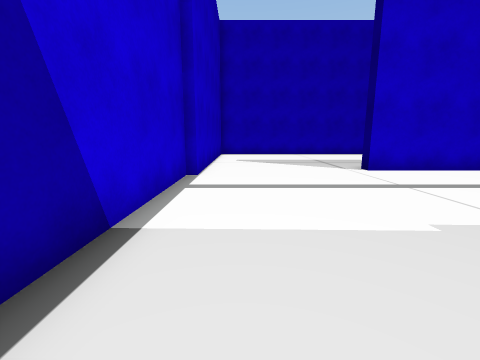
[1] (above)

23 first-person views from a walk through a Unity game level. The camera is 1.2 m above the floor, tilts 10° down and sees 90° across. The floor is counted in squares, 1.03 m on a side. Each view is taken from the middle of a square. On the plan, view 1 faces up. The plan holds only what a view shows up to about 12 squares ahead; the rest is blank. The place goes on beyond the plan. The player character is not drawn.

[2]
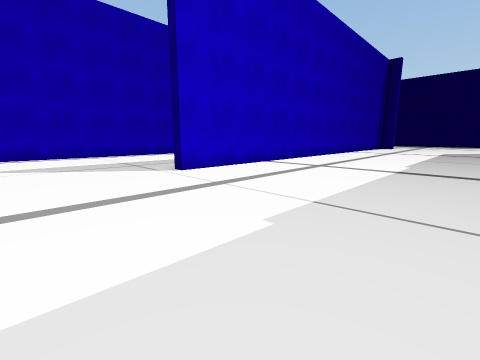

[3]
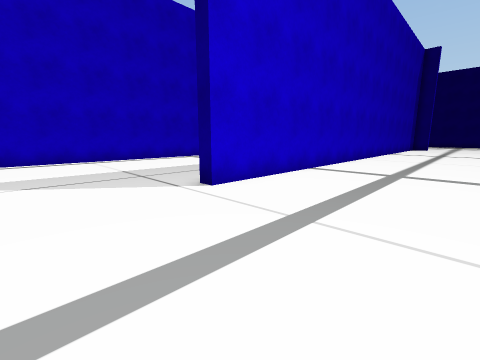

[4]
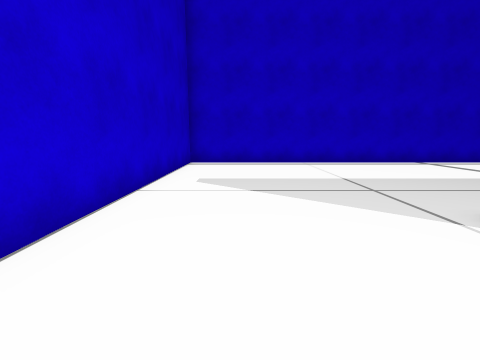

[5]
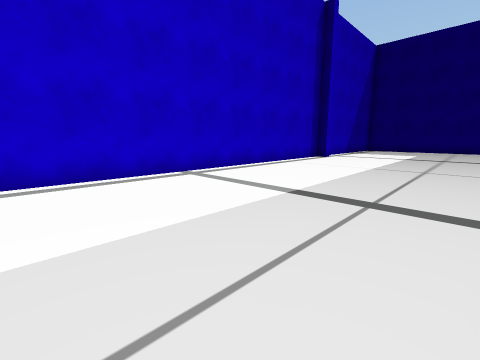

[6]
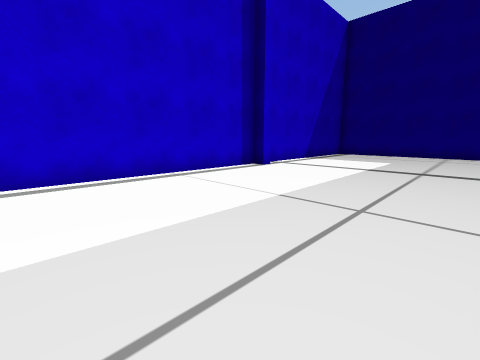

[7]
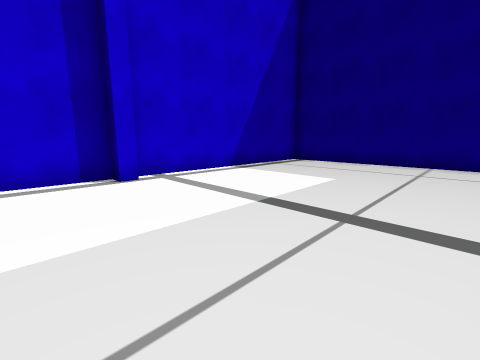

[8]
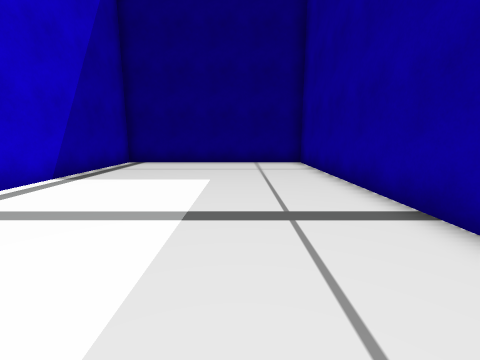

[9]
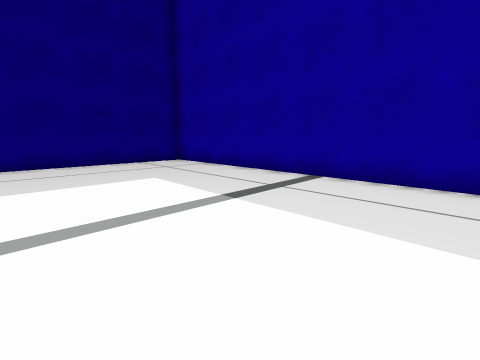

[10]
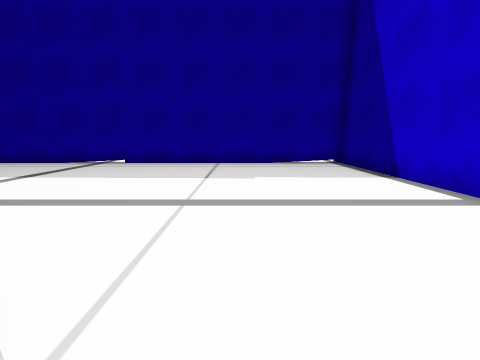

[11]
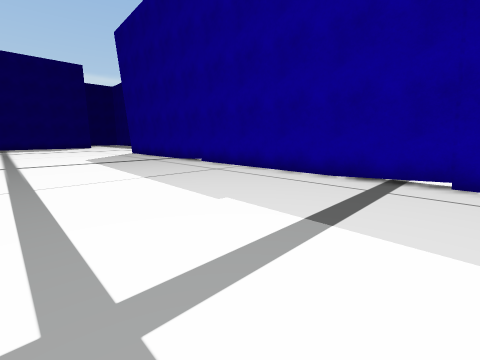

[12]
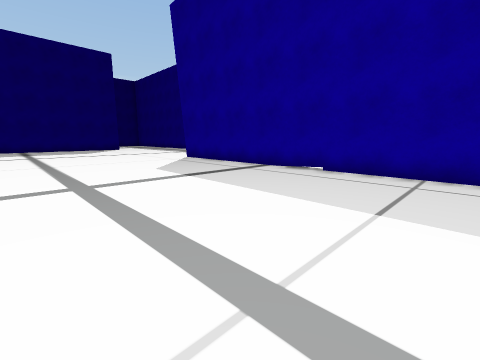

[13]
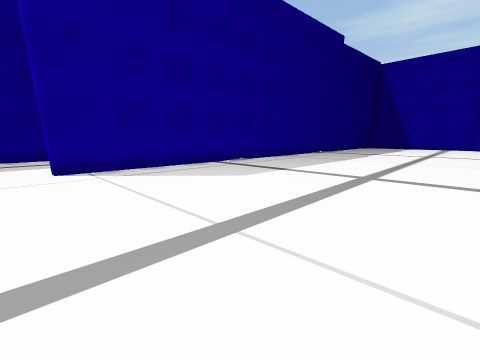

[14]
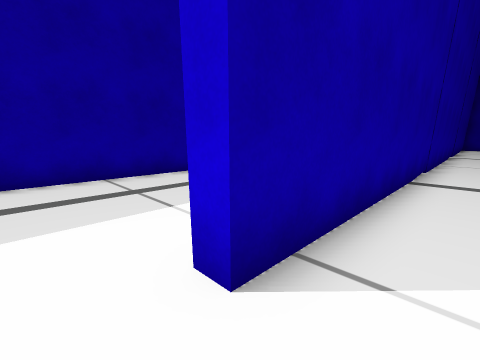

[15]
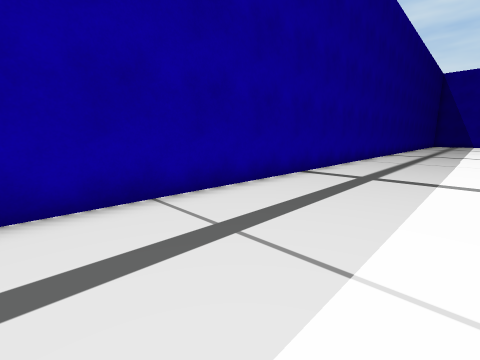

[16]
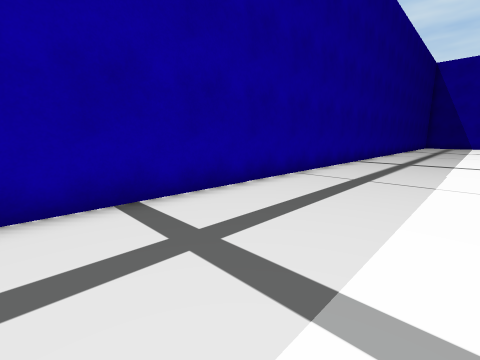

[17]
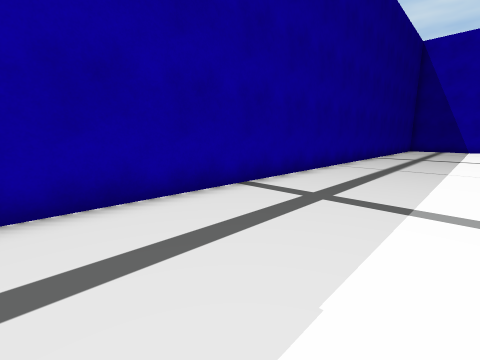

[18]
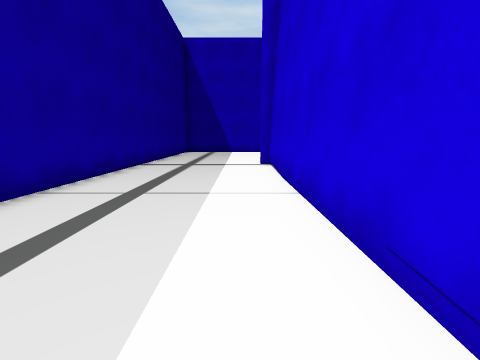

[19]
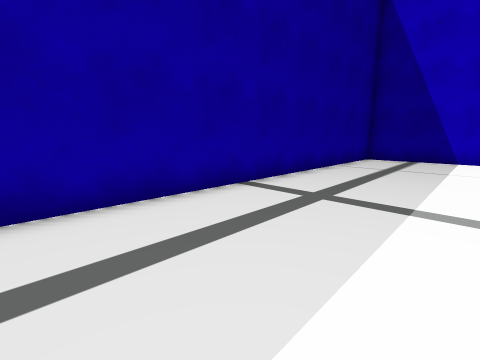

[20]
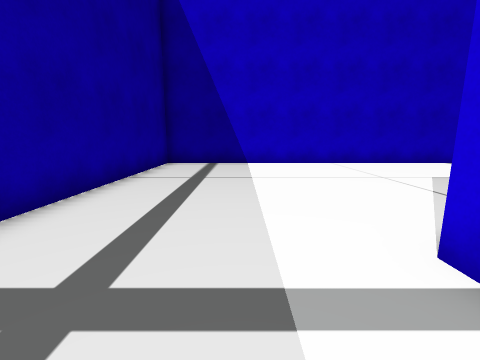

[21]
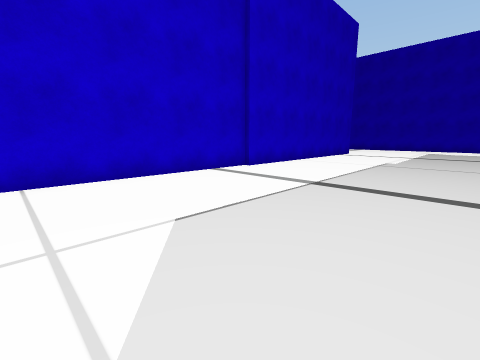

[22]
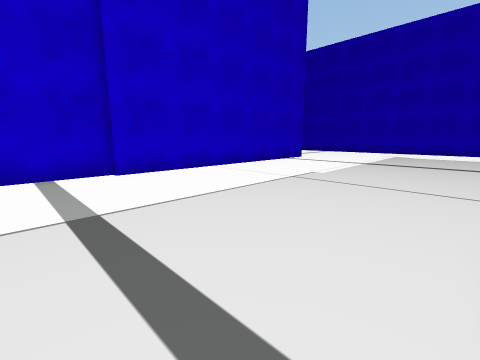

[23]
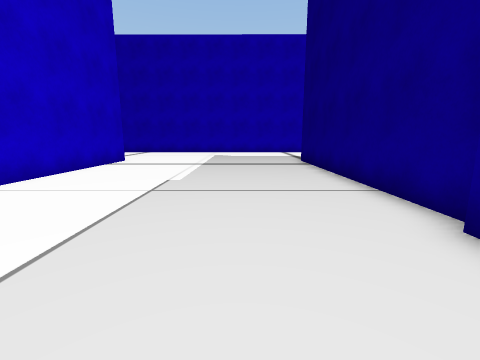

### Floor plan
Points are (right, up) in squares from view 1. A wall is a line through its corners. A room is listed if a view was taken in it or the views show most of it. See-through windows are left out.
Room 1 (views 1, 2, 3, 4, 5, 6, 7, 8, 9, 10, 11, 12, 13, 14)
walls: (13.7, 8.6) (4.6, 8.6) (4.6, 9.2); (16.9, 9.1) (28.5, 9.1); (19.8, 16.7) (19.2, 16.7); (19.2, 17.3) (-1.3, 17.4) (-1.3, 7.5) (-1.7, 7.5) (-1.7, -1.2) (26.9, -1.1); (28.5, 17.3) (19.9, 17.3)
ways out: opening at (28, -1.5) to room 2
Room 2 (views 15, 16, 17, 18, 19, 20, 21, 22, 23)
walls: (-1.7, -2.1) (-2.2, -2.1); (-1.8, 9.1) (-1.8, 18.2); (-11.2, 7.6) (-11.2, -7.4) (28.1, -7.4); (7.9, -1.7) (-1.7, -1.7); (-10.9, 18.2) (-10.9, 7.5); (26.9, -1.1) (26.9, -1.8)
ways out: opening at (28, -1.5) to room 1

Positions as (right, up) in squares from view 1, and headings:
1: (0, 0), facing up
2: (0, 1), facing up-right
3: (1, 4), facing up-right
4: (1, 6), facing up
5: (5, 10), facing up-right
6: (11, 10), facing up-right
7: (17, 10), facing up-right
8: (17, 12), facing right
9: (17, 16), facing down-right
10: (3, 10), facing down
11: (8, 6), facing down-right
12: (14, 7), facing down-right
13: (28, 8), facing down-left
14: (28, 0), facing down-left
15: (28, -3), facing down-left
16: (22, -3), facing down-left
17: (14, -3), facing down-left
18: (9, -3), facing left
19: (3, -3), facing down-left
20: (0, -4), facing left
21: (-4, 0), facing up-left
22: (-3, 5), facing up-left
23: (-5, 6), facing up
